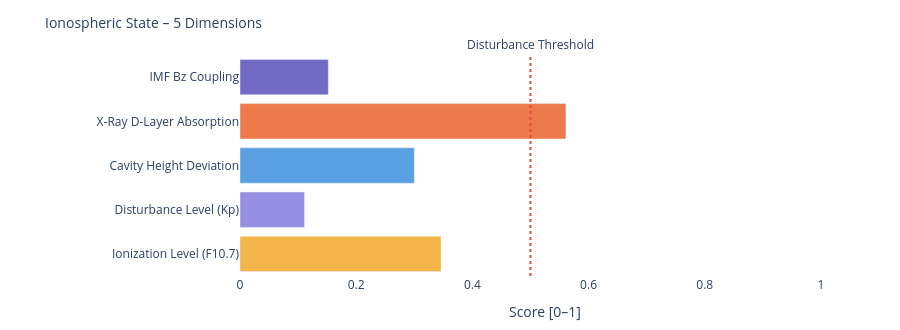

The notebook cell saved with this chart:
### Markdown cell above
---
### 📐 Systemic Insight: Geometric Cavity vs. Real Schumann Resonance

**Relevant for:** Layer 6 = delta analysis &nbsp;|&nbsp; Layer 7 = feature vector / system interpretation

A cavity height change from 80 km to 70 km shifts the **idealized geometric frequencies** only minimally:

| Modus | Aktuell | Referenz | Δ |
|-------|---------|----------|---|
| SR-1 | 10.4762 Hz | 10.4599 Hz | +16 mHz |
| SR-2 | 18.1452 Hz | 18.1171 Hz | +28 mHz |
| SR-3 | 25.6612 Hz | 25.6215 Hz | +40 mHz |
| SR-4 | 33.1285 Hz | 33.0772 Hz | +51 mHz |

The geometric effect is limited because 10 km is very small compared to Earth's radius (~6371 km).

**Consequence:** Real Schumann deviations are likely driven more strongly by **conductivity, damping, day/night structure, lightning distribution and source geometry** than by pure cavity height.

---

**Layer 6 compares:**
```
geometric Δ from Layer 4  vs.  observed Δ from real Schumann measurement data
```

**Layer 7 Feature:**
```
If real Δ >> geometric Δ  →  non-geometric factors dominant
```

### Code cell
# ============================================================
# IONOSPHERIC STATE – Summary gauge
# Five dimensions: ionization, disturbance, cavity height, X-Ray, Bz coupling
# ============================================================

def norm(v, lo, hi):
    if v is None: return None
    return round(max(0.0, min(1.0, (v - lo) / (hi - lo))), 3)

# Ionization level (F10.7 → F2-Layer)
ioniz = norm(f107_val, 60, 250)

# Disturbance level (Kp → E/F-Layer irregularities)
disturb = norm(kp_val, 0, 9)

# Cavity height deviation from reference (80 km)
h_dev = norm(abs(h_eff - 80), 0, 20)

# X-Ray ionization (D-Layer absorption)
xray_ioniz = None
if xray_now is not None:
    xray_ioniz = norm(math.log10(max(xray_now, 1e-9)) + 9, 0, 5)

# Bz coupling (southward Bz → stronger magnetosphere-ionosphere coupling)
bz_coupling = norm(-(bz_now or 0), -5, 30) if bz_now is not None else None

dims = [
    ('Ionization Level (F10.7)',    ioniz,      '#F2A623'),
    ('Disturbance Level (Kp)',      disturb,    '#7F77DD'),
    ('Cavity Height Deviation',     h_dev,      '#378ADD'),
    ('X-Ray D-Layer Absorption',    xray_ioniz, '#E85D24'),
    ('IMF Bz Coupling',             bz_coupling,'#534AB7'),
]

fig = go.Figure()
for name, val, col in dims:
    if val is not None:
        h = int(val * 20)
        bar = '█' * h + '░' * (20 - h)
        label = f'{name}:  {bar}  {val:.3f}'
    else:
        label = f'{name}:  {"─" * 20}  n/a'
    fig.add_trace(go.Bar(
        x=[val if val is not None else 0],
        y=[name],
        orientation='h',
        marker_color=col, opacity=0.82,
        showlegend=False
    ))

fig.add_vline(x=0.5, line_dash='dot', line_color='#e74c3c',
              annotation_text='Disturbance Threshold', annotation_position='top')
fig.update_layout(
    title=dict(text='Ionospheric State – 5 Dimensions', font=dict(size=14)),
    xaxis=dict(title='Score [0–1]', range=[0, 1.05]),
    height=330, plot_bgcolor='rgba(0,0,0,0)', paper_bgcolor='rgba(0,0,0,0)',
    margin=dict(l=240, r=50, t=55, b=40)
)
fig.show()

print(f'\nIonospheric state:')
for name, val, _ in dims:
    print(f'  {name:<35} {val:.3f}' if val is not None else f'  {name:<35} n/a')

### Figure 1 — Plotly figure (JSON) as saved in the notebook; plotly's stock layout.template omitted (floating-point values rounded to 4 significant figures)
{"data": [{"marker": {"color": "#F2A623"}, "opacity": 0.82, "orientation": "h", "showlegend": false, "type": "bar", "x": [0.346], "y": ["Ionization Level (F10.7)"]}, {"marker": {"color": "#7F77DD"}, "opacity": 0.82, "orientation": "h", "showlegend": false, "type": "bar", "x": [0.111], "y": ["Disturbance Level (Kp)"]}, {"marker": {"color": "#378ADD"}, "opacity": 0.82, "orientation": "h", "showlegend": false, "type": "bar", "x": [0.3], "y": ["Cavity Height Deviation"]}, {"marker": {"color": "#E85D24"}, "opacity": 0.82, "orientation": "h", "showlegend": false, "type": "bar", "x": [0.561], "y": ["X-Ray D-Layer Absorption"]}, {"marker": {"color": "#534AB7"}, "opacity": 0.82, "orientation": "h", "showlegend": false, "type": "bar", "x": [0.152], "y": ["IMF Bz Coupling"]}], "layout": {"annotations": [{"showarrow": false, "text": "Disturbance Threshold", "x": 0.5, "xanchor": "center", "xref": "x", "y": 1, "yanchor": "bottom", "yref": "y domain"}], "height": 330, "margin": {"b": 40, "l": 240, "r": 50, "t": 55}, "paper_bgcolor": "rgba(0,0,0,0)", "plot_bgcolor": "rgba(0,0,0,0)", "shapes": [{"line": {"color": "#e74c3c", "dash": "dot"}, "type": "line", "x0": 0.5, "x1": 0.5, "xref": "x", "y0": 0, "y1": 1, "yref": "y domain"}], "title": {"font": {"size": 14}, "text": "Ionospheric State – 5 Dimensions"}, "xaxis": {"range": [0, 1.05], "title": {"text": "Score [0–1]"}}}}
